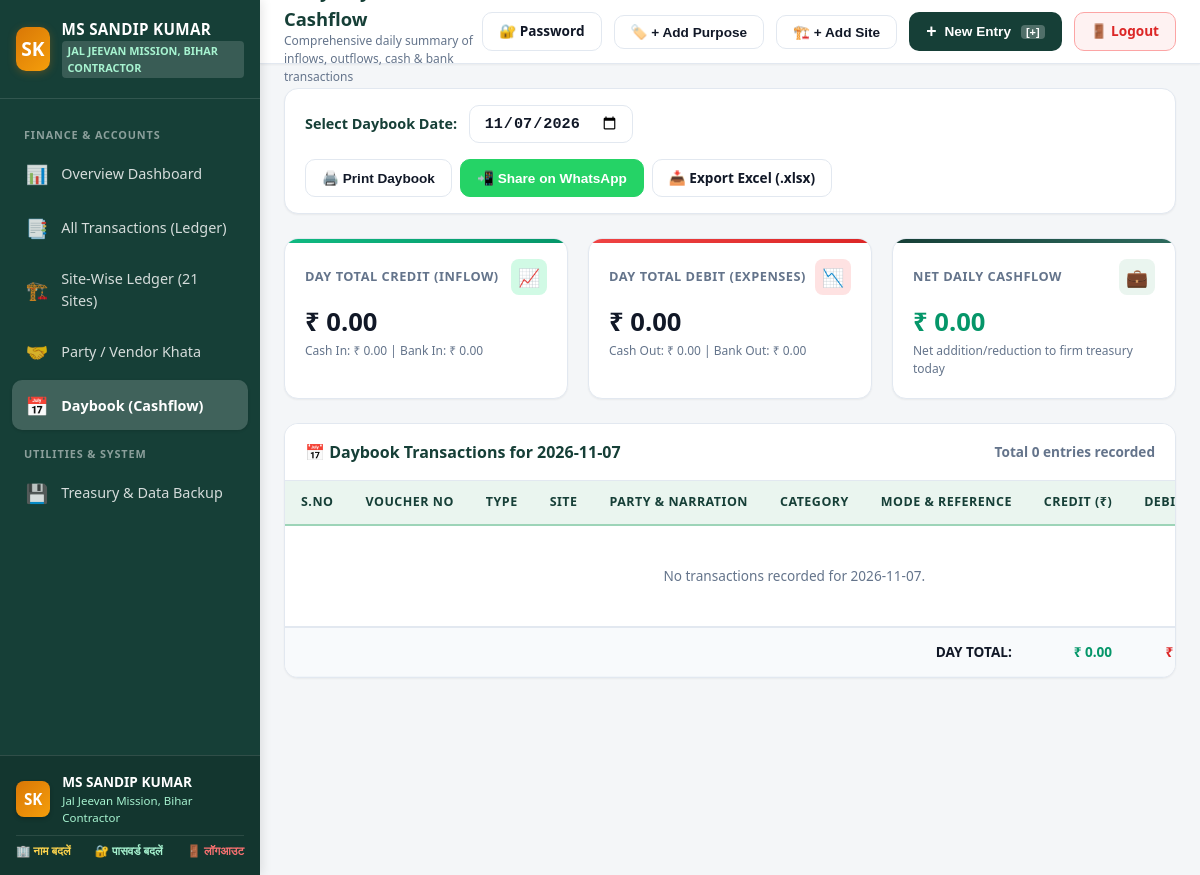
Page /daybook (signed in) on the committed database.
### tables this page shows
CREATE TABLE firm_settings (
            key TEXT PRIMARY KEY,
            value TEXT NOT NULL
        );

### app.py (the view)
@app.route('/daybook')
@login_required
def daybook_view():
    selected_date = request.args.get('date', date.today().strftime('%Y-%m-%d'))
    daybook_data = models.get_daybook(selected_date)
    return render_template(
        'daybook.html',
        active_page='daybook',
        selected_date=selected_date,
        daybook=daybook_data
    )

### app.py (called while the page is built)
@app.context_processor
def inject_global_data():
    firm_settings = models.get_firm_settings()
    return {
        'firm_settings': firm_settings,
        'firm_name': firm_settings.get('firm_name', 'MS SANDIP KUMAR'),
        'firm_subtitle': firm_settings.get('firm_subtitle', 'Jal Jeevan Mission, Bihar Contractor'),
        'logo_initials': firm_settings.get('logo_initials', 'SK'),
        'all_sites': models.get_all_sites(),
        'all_categories': models.get_all_categories(),
        'all_parties': models.get_unique_parties(),
        'today_date': date.today().strftime('%Y-%m-%d'),
        'current_user': {
            'id': session.get('user_id'),
            'username': session.get('username', 'sandip'),
            'full_name': session.get('full_name', firm_settings.get('firm_name', 'MS Sandip Kumar')),
            'role': session.get('role', 'OWNER')
        }
    }

@app.before_request
def check_authentication():
    if request.endpoint in ['login', 'static'] or request.path.startswith('/static/'):
        return
    if 'user_id' not in session:
        if request.path.startswith('/api/'):
            return jsonify({'success': False, 'message': 'कृपया पहले लॉगिन करें / Please login first'}), 401
        return redirect(url_for('login', next=request.path))

### models.py (called while the page is built)
def get_db():
    conn = sqlite3.connect(DB_PATH, timeout=20.0)
    conn.row_factory = sqlite3.Row
    conn.execute("PRAGMA foreign_keys = ON")
    conn.execute("PRAGMA journal_mode = WAL")
    return conn

def get_all_sites():
    conn = get_db()
    cursor = conn.cursor()
    cursor.execute('SELECT * FROM sites WHERE is_active = 1 ORDER BY id ASC')
    sites = [dict(r) for r in cursor.fetchall()]
    conn.close()
    return sites

def get_all_categories():
    conn = get_db()
    cursor = conn.cursor()
    cursor.execute('SELECT * FROM categories ORDER BY type ASC, name ASC')
    cats = [dict(r) for r in cursor.fetchall()]
    conn.close()
    return cats

def get_firm_settings():
    conn = get_db()
    rows = conn.execute("SELECT key, value FROM firm_settings").fetchall()
    conn.close()
    settings = {r['key']: r['value'] for r in rows}
    if 'firm_name' not in settings:
        settings['firm_name'] = 'MS SANDIP KUMAR'
    if 'firm_subtitle' not in settings:
        settings['firm_subtitle'] = 'Jal Jeevan Mission, Bihar Contractor'
    if 'logo_initials' not in settings:
        settings['logo_initials'] = 'SK'
    return settings

### templates/daybook.html (shortened to what this page needs)
{% extends "base.html" %}
{% block page_subtitle %}Comprehensive daily summary of inflows, outflows, cash & bank transactions{% endblock %}
{% block content %}
<div class="filter-card">
    <div class="filter-group">
        <span class="form-label-inline" style="font-size:0.9rem; font-weight:700; color:var(--primary);">Select Daybook Date:</span>
        <input type="date" id="daybookDateInput" class="form-control" value="{{ selected_date }}" style="font-size:0.95rem; font-weight:600;" onchange="changeDaybookDate(this.value)">
    </div>
    <div style="display:flex; gap:0.5rem; flex-wrap:wrap;">
        <button type="button" class="btn btn-outline" onclick="triggerPrint()">
            <span>🖨️ Print Daybook</span>
        </button>
        <button type="button" class="btn btn-outline" style="background:#25D366; color:white; border-color:#25D366;" onclick="shareDaybookWhatsApp()">
            <span>📲 Share on WhatsApp</span>
        </button>
        <a href="{{ url_for('export_daybook_view', date=selected_date) }}" class="btn btn-outline" title="Download Excel Daybook">
            <span>📥 Export Excel (.xlsx)</span>
        </a>
    </div>
</div>
<div class="kpi-grid">
    <div class="kpi-card card-credit">
        <div class="kpi-header">
            <span class="kpi-title">Day Total Credit (Inflow)</span>
            <div class="kpi-icon">📈</div>
        </div>
        <div class="kpi-value">₹ {{ "{:,.2f}".format(daybook.total_credit) }}</div>
        <div class="kpi-subtext">Cash In: ₹ {{ "{:,.2f}".format(daybook.day_cash_in) }} | Bank In: ₹ {{ "{:,.2f}".format(daybook.day_bank_in) }}</div>
    </div>
    <div class="kpi-card card-debit">
        <div class="kpi-header">
            <span class="kpi-title">Day Total Debit (Expenses)</span>
            <div class="kpi-icon">📉</div>
        </div>
        <div class="kpi-value">₹ {{ "{:,.2f}".format(daybook.total_debit) }}</div>
        <div class="kpi-subtext">Cash Out: ₹ {{ "{:,.2f}".format(daybook.day_cash_out) }} | Bank Out: ₹ {{ "{:,.2f}".format(daybook.day_bank_out) }}</div>
    </div>
    <div class="kpi-card card-net">
        <div class="kpi-header">
            <span class="kpi-title">Net Daily Cashflow</span>
            <div class="kpi-icon">💼</div>
        </div>
        <div class="kpi-value" style="color: {% if daybook.net_day_change >= 0 %}var(--success){% else %}var(--danger){% endif %};">
            ₹ {{ "{:,.2f}".format(daybook.net_day_change) }}
        </div>
        <div class="kpi-subtext">Net addition/reduction to firm treasury today</div>
    </div>
</div>
<div class="table-card">
    <div class="table-card-header">
        <div class="table-card-title">
            <span>📅 Daybook Transactions for {{ selected_date }}</span>
        </div>
        <span style="font-size:0.85rem; font-weight:600; color:var(--text-muted);">
            Total {{ daybook.transactions|length }} entries recorded
        </span>
    </div>
    <div class="table-responsive">
        <table class="data-table">
            <thead>
                <tr>
                    <th>S.No</th>
                    <th>Voucher No</th>
                    <th>Type</th>
                    <th>Site</th>
                    <th>Party & Narration</th>
                    <th>Category</th>
                    <th>Mode & Reference</th>
                    <th style="text-align:right;">Credit (₹)</th>
                    <th style="text-align:right;">Debit (₹)</th>
                </tr>
            </thead>
            <tbody>
                {% for tx in daybook.transactions %}
                <tr>
                    <td style="color:var(--text-muted); text-align:center;">{{ loop.index }}</td>
                    <td>
                        <a href="{{ url_for('voucher_view', tx_id=tx.id) }}" style="font-weight:700; color:var(--primary);" title="Print Voucher">
                            {{ tx.voucher_no }} 🖨️
                        </a>
                    </td>
                    <td>
                        <span class="badge {% if tx.tx_type == 'CREDIT' %}badge-credit{% else %}badge-debit{% endif %}">
                            {{ tx.tx_type }}
                        </span>
                    </td>
                    <td>
                        <span class="badge badge-site">{{ tx.site_code }} — {{ tx.site_name }}</span>
                    </td>
                    <td>
                        <strong>{{ tx.party_name }}</strong>
                        {% if tx.narration %}
                        <div style="font-size:0.75rem; color:var(--text-muted);">{{ tx.narration }}</div>
                        {% endif %}
                    </td>
                    <td>{{ tx.category }}</td>
                    <td>
                        <span class="badge badge-mode">{{ tx.payment_mode }}</span>
                        {% if tx.reference_no %}
                        <div style="font-size:0.72rem; color:var(--text-muted); margin-top:2px;">{{ tx.reference_no }}</div>
                        {% endif %}
                    </td>
                    <td style="text-align:right;">
                        {% if tx.tx_type == 'CREDIT' %}
                        <span class="amount-credit">+ ₹ {{ "{:,.2f}".format(tx.amount) }}</span>
                        {% else %}
                        —
                        {% endif %}
                    </td>
                    <td style="text-align:right;">
                        {% if tx.tx_type == 'DEBIT' %}
                        <span class="amount-debit">- ₹ {{ "{:,.2f}".format(tx.amount) }}</span>
                        {% else %}
                        —
                        {% endif %}
                    </td>
                    <td style="text-align:center; white-space:nowrap;">
                        <a href="{{ url_for('voucher_view', tx_id=tx.id) }}" class="btn btn-outline btn-sm" title="Print Formal Voucher">🖨️</a>
                        <button type="button" class="btn btn-outline btn-sm" onclick="duplicateTransaction({{ tx.id }})" title="Duplicate / Copy Entry">📋</button>
                        <button type="button" class="btn btn-outline btn-sm" onclick="openEditTransaction({{ tx.id }})" title="Edit">✏️</button>
                        <button type="button" class="btn btn-danger btn-sm" onclick="deleteTransaction({{ tx.id }}, '{{ tx.voucher_no }}')" title="Delete Entry">🗑️</button>
                    </td>
                </tr>
                {% else %}
                <tr>
                    <td colspan="10" style="text-align:center; padding: 2.5rem; color:var(--text-muted);">
                        No transactions recorded for {{ selected_date }}.
                    </td>
                </tr>
                {% endfor %}
            </tbody>
            <tfoot>
                <tr>
                    <td colspan="7" style="text-align:right; font-weight:bold;">DAY TOTAL:</td>
                    <td style="text-align:right; font-weight:bold; color:var(--success);">
                        ₹ {{ "{:,.2f}".format(daybook.total_credit) }}
                    </td>
                    <td style="text-align:right; font-weight:bold; color:var(--danger);">
                        ₹ {{ "{:,.2f}".format(daybook.total_debit) }}
                    </td>
                </tr>
            </tfoot>
        </table>
    </div>
</div>
{% endblock %}

### templates/base.html (shortened to what this page needs)
<!DOCTYPE html>
<html lang="en">
<head>
    <link rel="stylesheet" href="{{ url_for('static', filename='css/style.css') }}?v=20261105_mobile3">
</head>
<body>
    <div class="app-wrapper">
        <aside class="app-sidebar">
            <div class="sidebar-brand">
                <div class="brand-icon">{{ logo_initials }}</div>
                <div class="brand-info">
                    <h1>{{ firm_name }}</h1>
                    <span class="brand-badge">{{ firm_subtitle }}</span>
                </div>
            </div>
            <nav class="sidebar-nav">
                <div class="nav-section-title">Finance & Accounts</div>
                <a href="{{ url_for('dashboard') }}" class="nav-item {% if active_page == 'dashboard' %}active{% endif %}">
                    <span class="nav-icon">📊</span>
                    <span>Overview Dashboard</span>
                </a>
                <a href="{{ url_for('transactions_view') }}" class="nav-item {% if active_page == 'transactions' %}active{% endif %}">
                    <span class="nav-icon">📑</span>
                    <span>All Transactions (Ledger)</span>
                </a>
                <a href="{{ url_for('site_ledger_view') }}" class="nav-item {% if active_page == 'site_ledger' %}active{% endif %}">
                    <span class="nav-icon">🏗️</span>
                    <span>Site-Wise Ledger (21 Sites)</span>
                </a>
                <a href="{{ url_for('party_khata_view') }}" class="nav-item {% if active_page == 'party_khata' %}active{% endif %}">
                    <span class="nav-icon">🤝</span>
                    <span>Party / Vendor Khata</span>
                </a>
                <a href="{{ url_for('daybook_view') }}" class="nav-item {% if active_page == 'daybook' %}active{% endif %}">
                    <span class="nav-icon">📅</span>
                    <span>Daybook (Cashflow)</span>
                </a>
                <div class="nav-section-title">Utilities & System</div>
                <a href="{{ url_for('treasury_backup_view') }}" class="nav-item {% if active_page == 'backup' %}active{% endif %}">
                    <span class="nav-icon">💾</span>
                    <span>Treasury & Data Backup</span>
                </a>
            </nav>
            <div class="sidebar-footer">
                <div style="display:flex; align-items:center; gap:0.75rem;">
                    <div style="width:36px; height:36px; border-radius:8px; background:linear-gradient(135deg, #D97706, #F59E0B); display:flex; align-items:center; justify-content:center; font-weight:800; font-size:0.95rem; color:#FFF; box-shadow:0 2px 4px rgba(0,0,0,0.2);">
                        {{ logo_initials }}
                    </div>
                    <div>
                        <div style="font-size:0.85rem; font-weight:700; color:#FFFFFF;">{{ firm_name }}</div>
                        <div style="font-size:0.72rem; color:#A7F3D0;">{{ firm_subtitle }}</div>
                    </div>
                </div>
                <div style="margin-top: 8px; padding-top: 6px; border-top: 1px solid rgba(255,255,255,0.1); font-size: 0.72rem; display: flex; justify-content: space-between; flex-wrap: wrap; gap: 4px;">
                    <a href="javascript:void(0)" onclick="openEditFirmModal()" style="color: #FCD34D; text-decoration: none; font-weight: 600;" title="फ़र्म का नाम बदलें">🏢 नाम बदलें</a>
                    <a href="{{ url_for('change_password_view') }}" style="color: #A7F3D0; text-decoration: none; font-weight: 600;">🔐 पासवर्ड बदलें</a>
                    <a href="{{ url_for('logout') }}" style="color: #F87171; text-decoration: none; font-weight: 600;">🚪 लॉगआउट</a>
                </div>
            </div>
        </aside>
        <div class="app-main">
            <header class="app-header">
                <div class="header-left">
                    <div class="page-headline">
                        <h2>{% block page_title %}Finance Management{% endblock %}</h2>
                        <p>{% block page_subtitle %}Jal Jeevan Mission, Bihar Infrastructure Works{% endblock %}</p>
                    </div>
                </div>
                <div class="header-right">
                    <a href="{{ url_for('change_password_view') }}" class="btn btn-outline" id="btnChangePassword" title="पोर्टल पासवर्ड बदलें / Change Password">
                        <span>🔐 Password</span>
                    </a>
                    <button type="button" class="btn btn-outline" id="btnOpenAddCategory" onclick="openCategoryModal()" title="Shortcut: Alt+P">
                        <span>🏷️ + Add Purpose</span>
                    </button>
                    <button type="button" class="btn btn-outline" id="btnOpenAddSite" title="Shortcut: Alt+S">
                        <span>🏗️ + Add Site</span>
                    </button>
                    <button type="button" class="btn btn-primary" id="btnNewTransaction" title="Shortcut: Press + or Alt+N">
                        <span style="font-size: 1.1rem; font-weight: bold;">+</span>
                        <span>New Entry</span>
                        <span style="font-size: 0.68rem; background: rgba(255,255,255,0.25); padding: 1px 5px; border-radius: 4px; margin-left: 2px;">[+]</span>
                    </button>
                    <a href="{{ url_for('logout') }}" class="btn btn-outline" style="border-color:#FCA5A5; color:#DC2626; background:#FEF2F2;" title="लॉगआउट / Logout">
                        <span>🚪 Logout</span>
                    </a>
                </div>
            </header>
            <div class="page-content">
                {% block content %}{% endblock %}
            </div>
        </div>
    </div>
</body>
</html>

### rows in the picture
firm_settings: value "SK"
firm_settings: value "MS SANDIP KUMAR"
firm_settings: value "JAL JEEVAN MISSION, BIHAR CONTRACTOR", value "Jal Jeevan Mission, Bihar Contractor"

### other values in the picture
{{ "{:,.2f}".format(daybook.total_credit) }} "0.00"
{{ "{:,.2f}".format(daybook.day_cash_in) }} "0.00"
{{ "{:,.2f}".format(daybook.day_bank_in) }} "0.00"
{{ "{:,.2f}".format(daybook.total_debit) }} "0.00"
{{ "{:,.2f}".format(daybook.day_cash_out) }} "0.00"
{{ "{:,.2f}".format(daybook.day_bank_out) }} "0.00"
{{ "{:,.2f}".format(daybook.net_day_change) }} "0.00"
{{ selected_date }} "2026-11-07"
{{ daybook.transactions|length }} "0"
